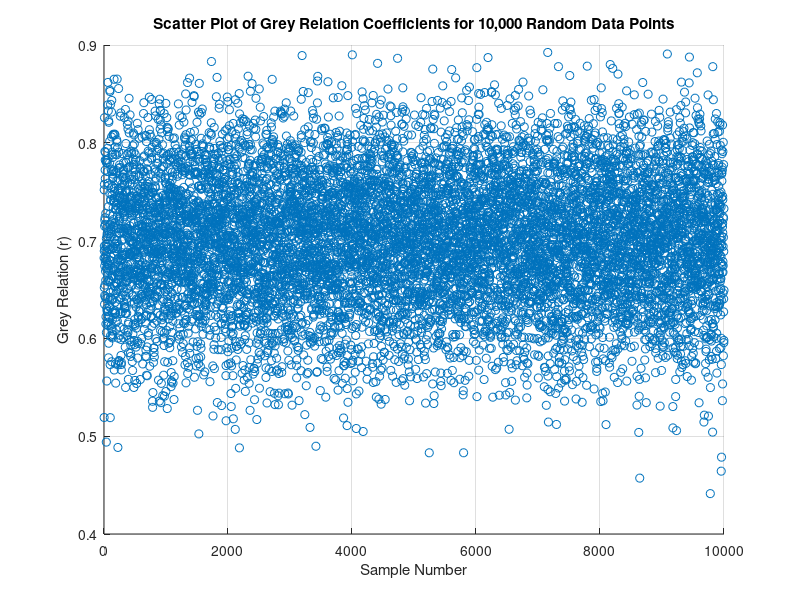

Write the MATLAB code that produced this figure.
% Load the dataset.
data = randi([1, 5], 10000, 90);

% Define the order of the questions.
problem_order = [1,4,12,27,40,42,48,49,52,53,56,58,6,21,34,36,37,41,61,69,73,...
                 5,14,15,20,22,26,29,30,31,32,54,71,79,2,17,23,33,39,57,72,78,80,86,...
                 11,24,63,67,74,81,13,25,47,50,70,75,82,8,18,43,68,76,83,...
                 7,16,35,62,77,84,85,87,88,90,19,44,59,60,64,66,89];

% Store the value of r for each iteration.
r_values = zeros(10000, 1);

% Loop through each row of data.
for i = 1:10000
    % Retrieve the corresponding features in accordance with the re-ordered sequence of questions
    selected_features = zeros(1, 10);
    
    feature_ranges = [1, 13, 23, 32, 45, 55, 61, 68, 74, 84];
    
    for j = 1:length(feature_ranges)-1
        current_range = feature_ranges(j):feature_ranges(j+1)-1;
        selected_features(j) = sum(data(i, current_range));
    end

    % Define the row vector Y.
    Y = [60, 50, 45, 65, 50, 30, 35, 30, 50, 35];

    % Calculate the grey relational coefficient.
    min_diff = min(Y - selected_features);
    max_diff = max(Y - selected_features);
    resolution_coefficient = (min_diff + 0.5 * max_diff) ./ (Y - selected_features + 0.5 * max_diff);

    % Calculate the value of r.
    r_values(i) = 0.0776 * resolution_coefficient(1) + 0.0280 * resolution_coefficient(2) + ...
                  0.0417 * resolution_coefficient(3) + 0.2102 * resolution_coefficient(4) + ...
                  0.1141 * resolution_coefficient(5) + 0.0657 * resolution_coefficient(6) + ...
                  0.0360 * resolution_coefficient(7) + 0.0360 * resolution_coefficient(8) + ...
                  0.2738 * resolution_coefficient(9) + 0.1168 * resolution_coefficient(10);
end

% Draw a scatter plot.
scatter(1:10000, r_values,'o');
xlabel('Sample Number');
ylabel('Grey Relation (r)');
title('Scatter Plot of Grey Relation Coefficients for 10,000 Random Data Points');
grid on;
